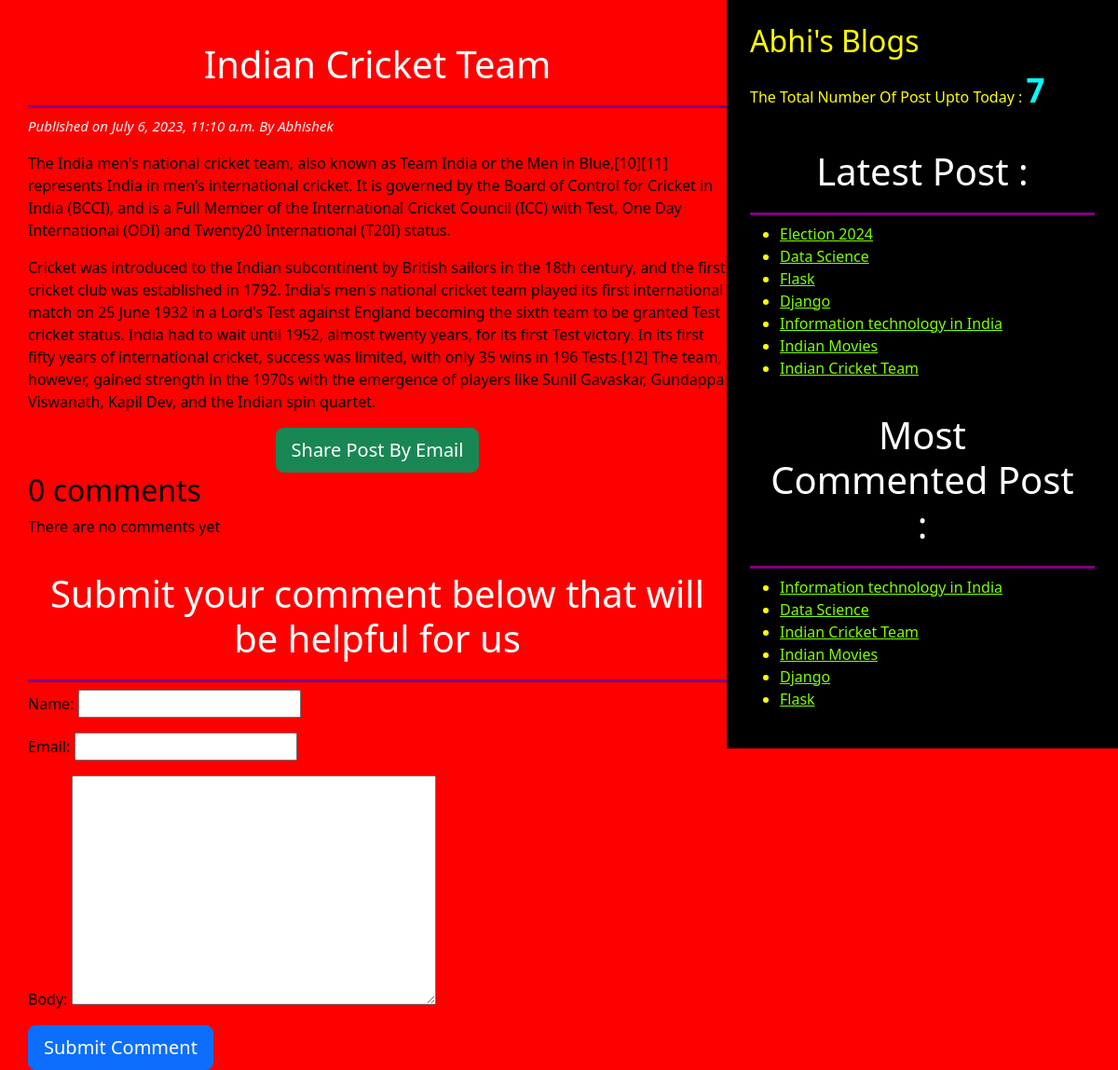
Screenshot of /2023/07/06/indian-cricket-team/ with the database file from the repository.
### blog/models.py (models this page shows, shortened)
class Post(models.Model):
    STATUS_CHOICE=(('draft','Draft'),('publish','Publish'))
    title=models.CharField(max_length=256)
    slug=models.SlugField(max_length=256,unique_for_date='publish')
    author=models.ForeignKey(User,related_name='blog_post',on_delete=models.CASCADE)
    body=models.TextField()
    publish=models.DateTimeField(default=timezone.now)
    created=models.DateTimeField(auto_now_add=True)
    updated=models.DateTimeField(auto_now=True)
    status=models.CharField(max_length=10,choices=STATUS_CHOICE,default='draft')
    objects=CustomManager()
    tags=TaggableManager()
    class Meta:
        ordering=('-publish',)
    def get_absolute_url(self):
        return reverse("post_detail", args=[self.publish.year,self.publish.strftime('%m'),self.publish.strftime('%d'),self.slug])

### blog/views.py (the view)
# urls.py: path('<int:year>/<int:month>/<int:day>/<post>/',views.post_detail_view,name='post_detail'),
def post_detail_view(request,year,month,day,post):
    post= get_object_or_404(Post,slug=post,
                            status='publish',
                            publish__year=year,
                            publish__month=month,
                            publish__day=day)
    comments=post.comments.filter(active=True)
    csubmit=False
    if request.method=="POST":
        form=CommentForm(request.POST)
        if form.is_valid():
            new_comment=form.save(commit=False)
            new_comment.post=post
            new_comment.save()
            csubmit=True
    else:
        form=CommentForm()
    return render(request,'blog/post_detail.html',{'post':post,'form':form,'csubmit':csubmit,'comments':comments})

### blog/forms.py
class CommentForm(forms.ModelForm):
    class Meta:
        model=Comment
        fields=('name','email','body')

### blog/models.py (called while the page is built)
    def get_queryset(self):
        return super().get_queryset().filter(status='publish')

### blog/templatetags/blog_tags.py (called while the page is built)
@register.simple_tag
def total_posts():
    return Post.objects.count()

@register.inclusion_tag('blog/latest_post123.html')
def show_latest_post():
    latest_post=Post.objects.order_by('-publish')[:7]
    return {'latest_post':latest_post}

@register.simple_tag
def get_most_commented_post(count=6):
    return Post.objects.annotate(total_comments=Count('comments')).order_by('-total_comments')[:count]

### templates/blog/post_detail.html (shortened to what this page needs)
<!DOCTYPE html>
{% extends 'blog/base.html' %}
        {% block body_block %}
           <h1> {{post.title}} </h1>
           <p id='date'> Published on {{post.publish}} By {{post.author|title}}</p>
           {{post.body|linebreaks}}
        <div class="container" align='center'>
           <a href="/{{post.id}}/share" class='btn btn-success btn-lg'>Share Post By Email</a>
        </div>
        {% with comments.count as comments_count  %}
            <h2> {{comments_count}} comment{{comments_count|pluralize}} </h2>
        {% endwith %}
        {% if comments %}
            {% for comment in comments  %}
                <p id='ch'> Comment {{forloop.counter}} by {{comment.name}} on {{comment.created}} </p>
                <div class="ch"> {{comment.body|linebreaks}} </div>
            {% endfor %}
        {% else %}
            <p>There are no comments yet</p>
        {% endif %}
        {% if csubmit %}
           <h2>Your comments added successfully</h2>
        {% else %}
        <h1>Submit your comment below that will be helpful for us</h1>
        <form method='POST'>
            {{form.as_p}}
            <input type="submit" class='btn btn-primary btn-lg' value="Submit Comment">
        </form>
        {% endif %}
        {% endblock  %}

### templates/blog/base.html (shortened to what this page needs)
<!DOCTYPE html>
{% load blog_tags %}
{% load static %}
<html lang="en">
<head>
    <link href="https://cdn.jsdelivr.net/npm/bootstrap@5.3.0/dist/css/bootstrap.min.css" rel="stylesheet">
    <link rel="stylesheet" href="{% static 'css/blog3.css' %}">
</head>
<body>
    <div class="content">
        {% block body_block %}
        {% endblock  %}
    </div>
    <div class="sidebar">
        <h2>Abhi's Blogs</h2>
        <p>The Total Number Of Post Upto Today : <span id='pcount'>{% total_posts %}</span> </p>
        <h1>Latest Post : </h1> {% show_latest_post %}
        <h1>Most Commented Post :</h1>
        {% get_most_commented_post as most_commented_post %}
        <ul>
            {% for post in most_commented_post %}
               <li> <a href="{{post.get_absolute_url}}"> {{post.title}} </a> </li>
            {% endfor %}
        </ul>
    </div>
</body>
</html>

### templates/blog/latest_post123.html
<ul>
    {% for post  in latest_post  %}
      <li> <a href="{{post.get_absolute_url}}"> {{post.title}} </a>
      </li>
    {% endfor %}
</ul>

### static/css/blog3.css (style rules this page uses)
.content { width: 65% ; float: left; background-color:red; color:black; padding: 25px 0 0 30px ; height: 100%; }
.sidebar { width: 35% ; float: right; background-color: black; color: yellow; padding: 25px; height: 100%; }
h1 { text-align: center; border-bottom: 3px solid purple; padding: 20px; color: white; }
#date { color: rgb(245, 244, 248); font-size: 15px; font-style: italic; }
a { color: chartreuse; }
body { background-color: red; }
#pcount { font-size: 35px; font-weight: 900; color: aqua; }

### rows the page displays
Post: title "Indian Cricket Team", publish "July 6, 2023, 11:10 a.m.", author "Abhishek", body "The India men's national cricket team, also known as Team India or the Men in Blue,[10][11] represents India in men's international cricket. It is governed by the Board of Control for Cricket in India (BCCI), and is a Full Member of the International Cricket Council (ICC) with Test, One Day International (ODI) and Twenty20 International (T20I) status. Cricket was introduced to the Indian subcontinent by British sailors in the 18th century, and the first cricket club was established in 1792. India's men's national cricket team played its first international match on 25 June 1932 in a Lord's Test against England becoming the sixth team to be granted Test cricket status. India had to wait…"
Post: title "Election 2024"
Post: title "Data Science"
Post: title "Flask"
Post: title "Django"
Post: title "Information technology in India"
Post: title "Indian Movies"

### other values shown
{{ comments_count }} "0"
